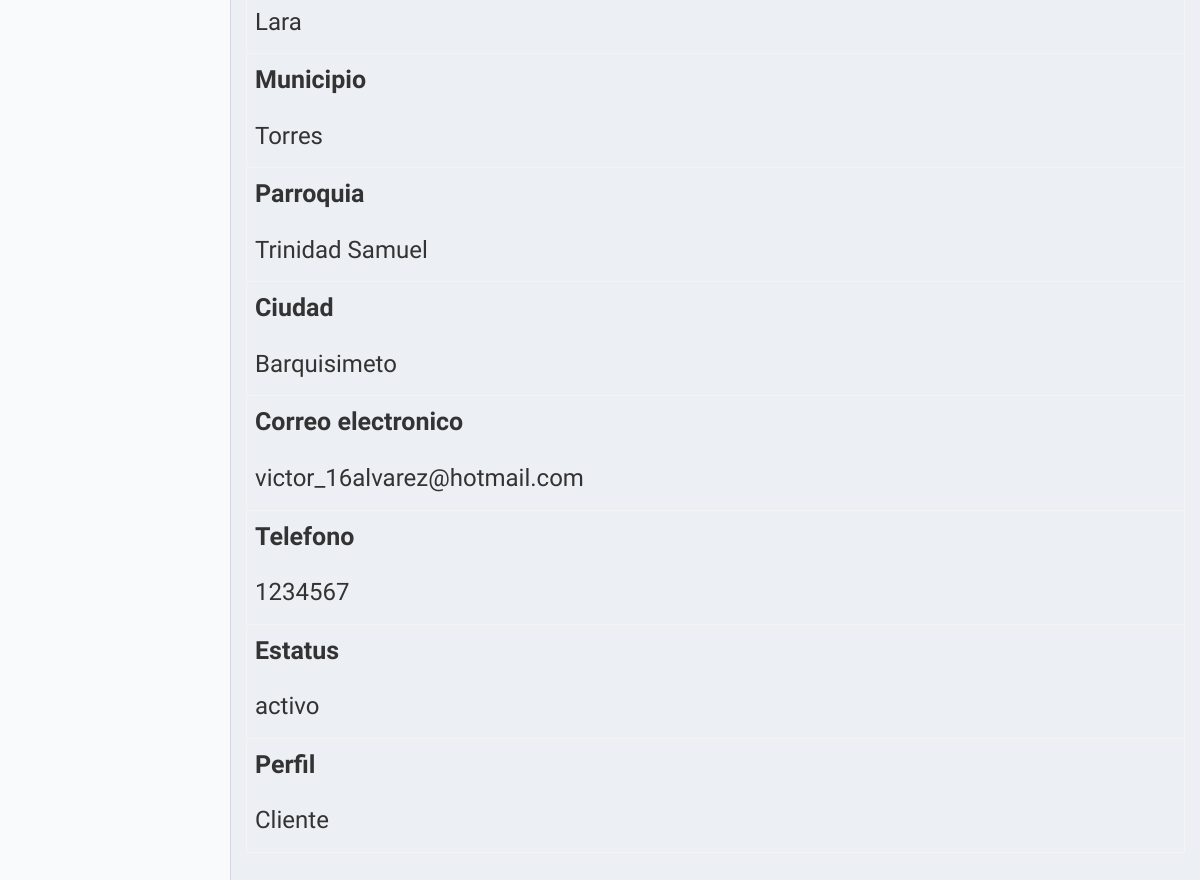
The app's page /vistas/mi_cuenta.php (signed in, lower part), older data.
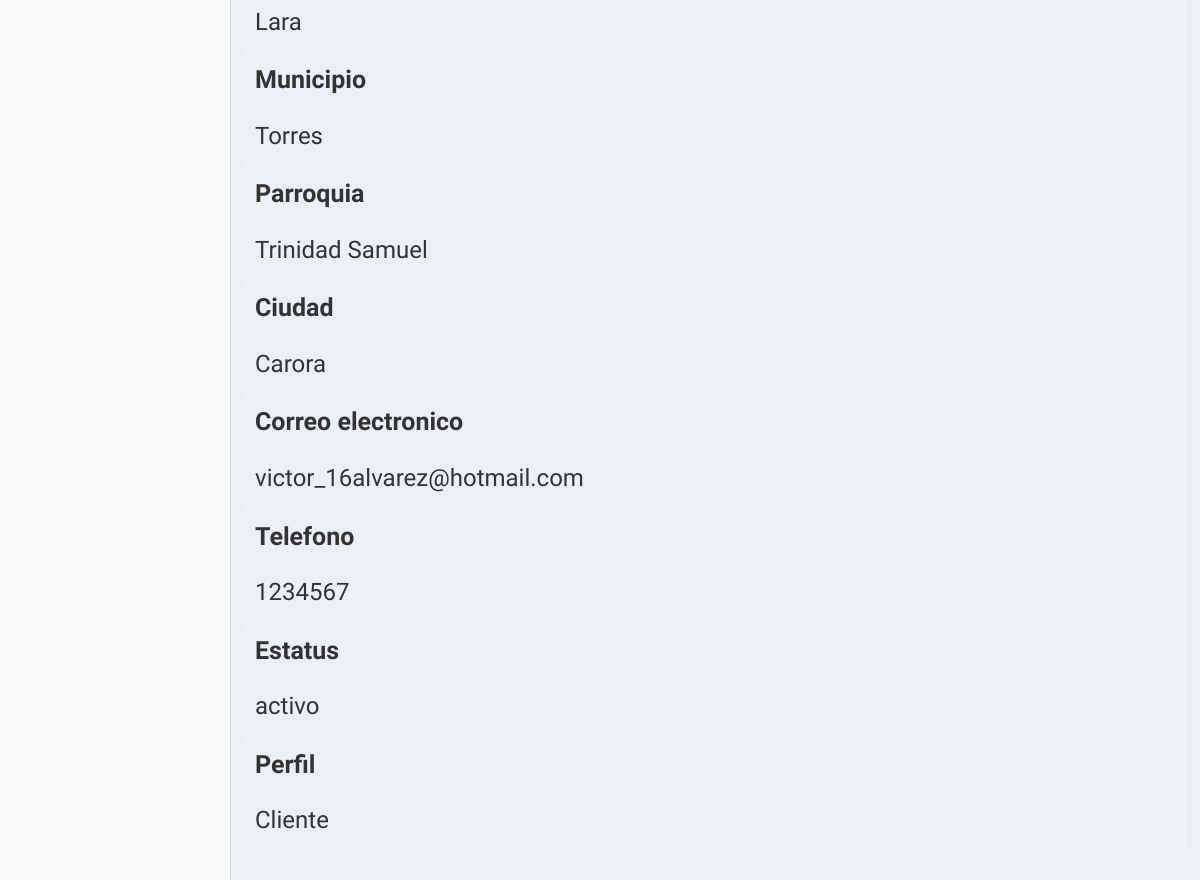
The same page, newer data.
### tables this page shows
CREATE TABLE `usuarios` (
  `Id_usuario` int(30) NOT NULL,
  `Imagen_usuario` varchar(255) NOT NULL,
  `Primer_nombre` varchar(70) NOT NULL,
  `Segundo_Nombre` varchar(70) NOT NULL,
  `Primer_apellido` varchar(70) NOT NULL,
  `Segundo_Apellido` varchar(70) NOT NULL,
  `Usuario` varchar(70) NOT NULL,
  `Password` varchar(70) NOT NULL,
  `Tipo_C` enum('V','E') NOT NULL,
  `Cedula` varchar(11) NOT NULL,
  `Direccion` varchar(70) NOT NULL,
  `id_estado` int(11) NOT NULL,
  `id_municipio` int(11) NOT NULL,
  `id_parroquia` int(11) NOT NULL,
  `id_ciudad` int(11) NOT NULL,
  `genero` varchar(70) NOT NULL,
  `email` varchar(70) NOT NULL,
  `telefono` varchar(11) NOT NULL,
  `Id_status_B` int(11) NOT NULL,
  `Id_perfil` int(11) NOT NULL,
  `fecha` timestamp(6) NOT NULL DEFAULT CURRENT_TIMESTAMP(6) ON UPDATE CURRENT_TIMESTAMP(6)
);

CREATE TABLE `ciudades` (
  `id_ciudad` int(11) NOT NULL,
  `id_estado` int(11) NOT NULL,
  `ciudad` varchar(200) NOT NULL,
  `capital` tinyint(1) NOT NULL DEFAULT '0'
);

CREATE TABLE `estados` (
  `id_estado` int(11) NOT NULL,
  `estado` varchar(250) NOT NULL,
  `iso_3166-2` varchar(4) NOT NULL
);

CREATE TABLE `municipios` (
  `id_municipio` int(11) NOT NULL,
  `id_estado` int(11) NOT NULL,
  `municipio` varchar(100) NOT NULL
);

CREATE TABLE `parroquias` (
  `id_parroquia` int(11) NOT NULL,
  `id_municipio` int(11) NOT NULL,
  `parroquia` varchar(250) NOT NULL
);

CREATE TABLE `status_b` (
  `Id_status_B` int(11) NOT NULL,
  `Nombre_status_B` varchar(70) NOT NULL
);

CREATE TABLE `perfiles_usuario` (
  `Id_perfil` int(11) NOT NULL,
  `Nombre_perfil` varchar(70) NOT NULL
);

### vistas/mi_cuenta.php (the view, shortened to what this page needs)
<?php
$connect=new db();
$conexion=$connect->conexion();
 ?>
<html><head>
    <link href="../plugins/bootstrap/css/bootstrap.min.css" rel="stylesheet" type="text/css">
    <link href="../plugins/font-awesome/css/font-awesome.min.css" rel="stylesheet" type="text/css">
    <link href="../plugins/dist/css/AdminLTE.min.css" rel="stylesheet" type="text/css">
    <link href="../plugins/dist/css/skins/skin-blue-light.min.css" rel="stylesheet" type="text/css">
    <link rel="stylesheet" href="../plugins/datatables/dataTables.bootstrap.css">
  <link rel="stylesheet" href="../plugins/morris/morris.css">
  <link rel="stylesheet" href="../plugins/morris/example.css">
  </head>
  <body class="  skin-blue-light sidebar-mini ">
    <div class="wrapper">
      <aside class="main-sidebar">
      </aside>
    <div class="content-wrapper" style="min-height: 502px;">
      <div class="content">
            <div class="row">
  <div class="col-lg-12">
   <?php
   $usuario=$_SESSION['user'];
    $sql="SELECT * FROM usuarios INNER JOIN estados on usuarios.id_estado=estados.id_estado  INNER JOIN municipios ON usuarios.id_municipio=municipios.id_municipio INNER JOIN parroquias ON usuarios.id_parroquia=parroquias.id_parroquia INNER JOIN ciudades ON usuarios.id_ciudad=ciudades.id_ciudad INNER JOIN status_b ON usuarios.id_status_B=status_b.id_status_B INNER JOIN perfiles_usuario ON usuarios.Id_perfil=perfiles_usuario.Id_perfil where Usuario='$usuario'";
      $query=$conexion->query($sql);
      while ($row=$query->fetch_assoc()) { ?>
    <table class="table table-bordered form-group col-md-6 ">
      <tr>
        <td>
         <h3><?php echo  $row['estado']; ?></h3>
        </td>
      </tr>
       <tr>
        <td>
           <label style="font-size: 2.5rem;">Municipio</label>
         <h3> <?php echo $row['municipio']; ?></h3>
        </td>
      </tr>
       <tr>
        <td>
           <label style="font-size: 2.5rem;">Parroquia</label>
         <h3><?php echo $row['parroquia'] ?></h3>
        </td>
      </tr>
       <tr>
        <td>
           <label style="font-size: 2.5rem;">Ciudad</label>
         <h3> <?php echo $row['ciudad']  ?></h3>
        </td>
      </tr>
       <tr>
        <td>
           <label style="font-size: 2.5rem;">Correo electronico</label>
        <h3> <?php echo $row['email']  ?></h3>
        </td>
      </tr>
      <tr>
        <td>
           <label style="font-size: 2.5rem;">Telefono</label>
        <h3> <?php echo $row['telefono']  ?></h3>
        </td>
      </tr>
      <tr>
        <td>
           <label style="font-size: 2.5rem;">Estatus</label>
          <h3><?php echo $row['Nombre_status_B']  ?></h3>
        </td>
      </tr>
      <tr>
        <td>
           <label style="font-size: 2.5rem;">Perfil</label>
         <h3> <?php echo $row['Nombre_perfil']  ?></h3>
        </td>
      </tr>
    </table>
  <?php } ?>
  </div>
</div>
</div>
</div>
</body>
</html>

Row changes from the older to the newer data that the page shows:
changed usuarios "victor_16alvarez@hotmail.com": id_ciudad.ciudad "Barquisimeto" → "Carora"
